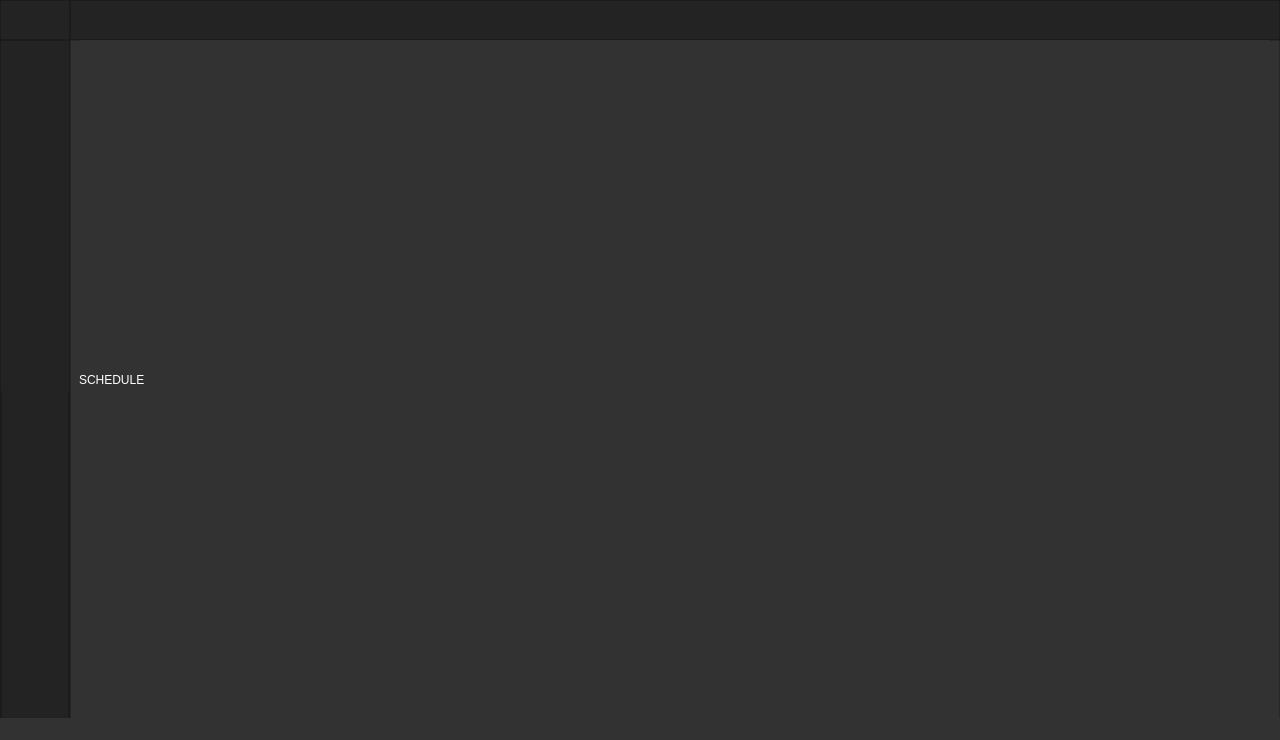
<?xml version="1.0" encoding="UTF-8"?>
<ui version="4.0">
 <class>MainWindow</class>
 <widget class="QMainWindow" name="MainWindow">
  <property name="geometry">
   <rect>
    <x>0</x>
    <y>0</y>
    <width>1280</width>
    <height>740</height>
   </rect>
  </property>
  <property name="sizePolicy">
   <sizepolicy hsizetype="Fixed" vsizetype="Fixed">
    <horstretch>0</horstretch>
    <verstretch>0</verstretch>
   </sizepolicy>
  </property>
  <property name="minimumSize">
   <size>
    <width>1280</width>
    <height>740</height>
   </size>
  </property>
  <property name="maximumSize">
   <size>
    <width>1280</width>
    <height>740</height>
   </size>
  </property>
  <property name="windowTitle">
   <string>REGUBU</string>
  </property>
  <property name="windowIcon">
   <iconset resource="imgall.qrc">
    <normaloff>:/newPrefix/icons_18x18/gif/green/normal/004_12.gif</normaloff>:/newPrefix/icons_18x18/gif/green/normal/004_12.gif</iconset>
  </property>
  <property name="styleSheet">
   <string notr="true">background-color: rgb(50, 50, 50);</string>
  </property>
  <widget class="QWidget" name="centralwidget">
   <property name="sizePolicy">
    <sizepolicy hsizetype="Fixed" vsizetype="Fixed">
     <horstretch>0</horstretch>
     <verstretch>0</verstretch>
    </sizepolicy>
   </property>
   <property name="minimumSize">
    <size>
     <width>1280</width>
     <height>720</height>
    </size>
   </property>
   <property name="maximumSize">
    <size>
     <width>1280</width>
     <height>720</height>
    </size>
   </property>
   <layout class="QVBoxLayout" name="verticalLayout">
    <property name="spacing">
     <number>0</number>
    </property>
    <property name="leftMargin">
     <number>0</number>
    </property>
    <property name="topMargin">
     <number>0</number>
    </property>
    <property name="rightMargin">
     <number>0</number>
    </property>
    <property name="bottomMargin">
     <number>0</number>
    </property>
    <item>
     <widget class="QFrame" name="Top_bar">
      <property name="maximumSize">
       <size>
        <width>16777215</width>
        <height>40</height>
       </size>
      </property>
      <property name="styleSheet">
       <string notr="true">background-color: rgb(35, 35, 35);</string>
      </property>
      <property name="frameShape">
       <enum>QFrame::NoFrame</enum>
      </property>
      <property name="frameShadow">
       <enum>QFrame::Raised</enum>
      </property>
      <layout class="QHBoxLayout" name="horizontalLayout">
       <property name="spacing">
        <number>0</number>
       </property>
       <property name="leftMargin">
        <number>0</number>
       </property>
       <property name="topMargin">
        <number>0</number>
       </property>
       <property name="rightMargin">
        <number>0</number>
       </property>
       <property name="bottomMargin">
        <number>0</number>
       </property>
       <item>
        <widget class="QFrame" name="frame_toggle">
         <property name="maximumSize">
          <size>
           <width>70</width>
           <height>40</height>
          </size>
         </property>
         <property name="styleSheet">
          <string notr="true"/>
         </property>
         <property name="frameShape">
          <enum>QFrame::StyledPanel</enum>
         </property>
         <property name="frameShadow">
          <enum>QFrame::Raised</enum>
         </property>
         <layout class="QHBoxLayout" name="horizontalLayout_3">
          <property name="spacing">
           <number>0</number>
          </property>
          <property name="leftMargin">
           <number>0</number>
          </property>
          <property name="topMargin">
           <number>0</number>
          </property>
          <property name="rightMargin">
           <number>0</number>
          </property>
          <property name="bottomMargin">
           <number>0</number>
          </property>
          <item>
           <widget class="QPushButton" name="Bnt_toggle">
            <property name="sizePolicy">
             <sizepolicy hsizetype="Expanding" vsizetype="Expanding">
              <horstretch>0</horstretch>
              <verstretch>0</verstretch>
             </sizepolicy>
            </property>
            <property name="styleSheet">
             <string notr="true">QPushButton{
	color: rgb(255, 255, 255);
	border: 0px solid;
	image: url(:/newPrefix/cropped-UBU-Logo-Square-transparent.png);
}

</string>
            </property>
            <property name="text">
             <string/>
            </property>
           </widget>
          </item>
         </layout>
        </widget>
       </item>
       <item>
        <widget class="QFrame" name="frame_top">
         <property name="frameShape">
          <enum>QFrame::StyledPanel</enum>
         </property>
         <property name="frameShadow">
          <enum>QFrame::Raised</enum>
         </property>
        </widget>
       </item>
      </layout>
     </widget>
    </item>
    <item>
     <widget class="QFrame" name="Content_bar">
      <property name="frameShape">
       <enum>QFrame::NoFrame</enum>
      </property>
      <property name="frameShadow">
       <enum>QFrame::Raised</enum>
      </property>
      <layout class="QHBoxLayout" name="horizontalLayout_2">
       <property name="spacing">
        <number>0</number>
       </property>
       <property name="leftMargin">
        <number>0</number>
       </property>
       <property name="topMargin">
        <number>0</number>
       </property>
       <property name="rightMargin">
        <number>0</number>
       </property>
       <property name="bottomMargin">
        <number>0</number>
       </property>
       <item>
        <widget class="QFrame" name="frame_left_menu">
         <property name="maximumSize">
          <size>
           <width>70</width>
           <height>16777215</height>
          </size>
         </property>
         <property name="styleSheet">
          <string notr="true">background-color: rgb(35, 35, 35);</string>
         </property>
         <property name="frameShape">
          <enum>QFrame::StyledPanel</enum>
         </property>
         <property name="frameShadow">
          <enum>QFrame::Raised</enum>
         </property>
         <layout class="QHBoxLayout" name="horizontalLayout_4">
          <property name="spacing">
           <number>0</number>
          </property>
          <property name="leftMargin">
           <number>0</number>
          </property>
          <property name="topMargin">
           <number>0</number>
          </property>
          <property name="rightMargin">
           <number>0</number>
          </property>
          <property name="bottomMargin">
           <number>0</number>
          </property>
          <item>
           <widget class="QFrame" name="frame_top_menu">
            <property name="frameShape">
             <enum>QFrame::StyledPanel</enum>
            </property>
            <property name="frameShadow">
             <enum>QFrame::Raised</enum>
            </property>
            <widget class="QPushButton" name="Bnt_menu_1">
             <property name="geometry">
              <rect>
               <x>0</x>
               <y>0</y>
               <width>70</width>
               <height>70</height>
              </rect>
             </property>
             <property name="styleSheet">
              <string notr="true">QPushButton{
	color: rgb(255, 255, 255);
	background-color: rgb(35, 35, 35);
	border: 0px solid;
	
	image: url(:/newPrefix/icons_18x18/gif/green/normal/004_08.gif);
}
QPushButton:hover{
	color: rgb(255, 255, 255);
	background-color: rgb(20, 20, 20);
}</string>
             </property>
             <property name="text">
              <string/>
             </property>
            </widget>
            <widget class="QPushButton" name="Bnt_menu_2">
             <property name="geometry">
              <rect>
               <x>0</x>
               <y>70</y>
               <width>70</width>
               <height>70</height>
              </rect>
             </property>
             <property name="styleSheet">
              <string notr="true">QPushButton{
	color: rgb(255, 255, 255);
	background-color: rgb(35, 35, 35);
	border: 0px solid;
	image: url(:/newPrefix/icons_18x18/gif/green/normal/004_18.gif);
}
QPushButton:hover{
	color: rgb(255, 255, 255);
	background-color: rgb(20, 20, 20);
}</string>
             </property>
             <property name="text">
              <string/>
             </property>
            </widget>
            <widget class="QPushButton" name="Bnt_menu_3">
             <property name="geometry">
              <rect>
               <x>0</x>
               <y>140</y>
               <width>70</width>
               <height>70</height>
              </rect>
             </property>
             <property name="styleSheet">
              <string notr="true">QPushButton{
	color: rgb(255, 255, 255);
	background-color: rgb(35, 35, 35);
	border: 0px solid;
	image: url(:/newPrefix/icons_18x18/gif/green/normal/004_47.gif);
}
QPushButton:hover{
	color: rgb(255, 255, 255);
	background-color: rgb(20, 20, 20);
}</string>
             </property>
             <property name="text">
              <string/>
             </property>
            </widget>
            <widget class="QPushButton" name="Bnt_menu_4">
             <property name="geometry">
              <rect>
               <x>0</x>
               <y>210</y>
               <width>70</width>
               <height>70</height>
              </rect>
             </property>
             <property name="styleSheet">
              <string notr="true">QPushButton{
	color: rgb(255, 255, 255);
	background-color: rgb(35, 35, 35);
	border: 0px solid;
	
	
	image: url(:/newPrefix/icons_18x18/gif/green/normal/004_13.gif);
}
QPushButton:hover{
	color: rgb(255, 255, 255);
	background-color: rgb(20, 20, 20);
}</string>
             </property>
             <property name="text">
              <string/>
             </property>
            </widget>
            <widget class="QPushButton" name="Bnt_menu_5">
             <property name="geometry">
              <rect>
               <x>0</x>
               <y>280</y>
               <width>70</width>
               <height>70</height>
              </rect>
             </property>
             <property name="styleSheet">
              <string notr="true">QPushButton{
	color: rgb(255, 255, 255);
	background-color: rgb(35, 35, 35);
	border: 0px solid;
	
	image: url(:/newPrefix/icons_18x18/gif/green/normal/004_37.gif);
}
QPushButton:hover{
	color: rgb(255, 255, 255);
	background-color: rgb(20, 20, 20);
}</string>
             </property>
             <property name="text">
              <string/>
             </property>
            </widget>
           </widget>
          </item>
         </layout>
        </widget>
       </item>
       <item>
        <widget class="QFrame" name="frame_page">
         <property name="frameShape">
          <enum>QFrame::StyledPanel</enum>
         </property>
         <property name="frameShadow">
          <enum>QFrame::Raised</enum>
         </property>
         <widget class="QStackedWidget" name="stackedWidget">
          <property name="geometry">
           <rect>
            <x>9</x>
            <y>-1</y>
            <width>1191</width>
            <height>681</height>
           </rect>
          </property>
          <property name="currentIndex">
           <number>1</number>
          </property>
          <widget class="QWidget" name="page_1">
           <widget class="QLabel" name="label_9">
            <property name="geometry">
             <rect>
              <x>0</x>
              <y>0</y>
              <width>1191</width>
              <height>682</height>
             </rect>
            </property>
            <property name="styleSheet">
             <string notr="true">color: rgb(255, 255, 255);</string>
            </property>
            <property name="text">
             <string>News webview</string>
            </property>
           </widget>
          </widget>
          <widget class="QWidget" name="page_2">
           <widget class="QLabel" name="label">
            <property name="geometry">
             <rect>
              <x>0</x>
              <y>0</y>
              <width>1191</width>
              <height>681</height>
             </rect>
            </property>
            <property name="styleSheet">
             <string notr="true">color: rgb(255, 255, 255);
</string>
            </property>
            <property name="text">
             <string>SCHEDULE</string>
            </property>
           </widget>
          </widget>
          <widget class="QWidget" name="page_3">
           <widget class="QLabel" name="label_7">
            <property name="geometry">
             <rect>
              <x>360</x>
              <y>480</y>
              <width>571</width>
              <height>41</height>
             </rect>
            </property>
            <property name="styleSheet">
             <string notr="true">color: rgb(255, 255, 255);</string>
            </property>
            <property name="text">
             <string>socia</string>
            </property>
           </widget>
           <widget class="QLabel" name="label_6">
            <property name="geometry">
             <rect>
              <x>360</x>
              <y>420</y>
              <width>571</width>
              <height>41</height>
             </rect>
            </property>
            <property name="styleSheet">
             <string notr="true">color: rgb(255, 255, 255);</string>
            </property>
            <property name="text">
             <string>com</string>
            </property>
           </widget>
           <widget class="QLabel" name="label_5">
            <property name="geometry">
             <rect>
              <x>360</x>
              <y>360</y>
              <width>571</width>
              <height>41</height>
             </rect>
            </property>
            <property name="styleSheet">
             <string notr="true">color: rgb(255, 255, 255);</string>
            </property>
            <property name="text">
             <string>math</string>
            </property>
           </widget>
           <widget class="QLabel" name="label_2">
            <property name="geometry">
             <rect>
              <x>10</x>
              <y>20</y>
              <width>321</width>
              <height>651</height>
             </rect>
            </property>
            <property name="styleSheet">
             <string notr="true">color: rgb(255, 255, 255);</string>
            </property>
            <property name="text">
             <string>--------------------------------Img profile----------------------------------</string>
            </property>
           </widget>
           <widget class="QLabel" name="label_3">
            <property name="geometry">
             <rect>
              <x>360</x>
              <y>240</y>
              <width>571</width>
              <height>41</height>
             </rect>
            </property>
            <property name="styleSheet">
             <string notr="true">color: rgb(255, 255, 255);</string>
            </property>
            <property name="text">
             <string>thai </string>
            </property>
           </widget>
           <widget class="QLabel" name="label_4">
            <property name="geometry">
             <rect>
              <x>360</x>
              <y>180</y>
              <width>571</width>
              <height>41</height>
             </rect>
            </property>
            <property name="styleSheet">
             <string notr="true">color: rgb(255, 255, 255);</string>
            </property>
            <property name="text">
             <string>Name</string>
            </property>
           </widget>
           <widget class="QLabel" name="label_8">
            <property name="geometry">
             <rect>
              <x>360</x>
              <y>300</y>
              <width>571</width>
              <height>41</height>
             </rect>
            </property>
            <property name="styleSheet">
             <string notr="true">color: rgb(255, 255, 255);</string>
            </property>
            <property name="text">
             <string>eng </string>
            </property>
           </widget>
           <widget class="QLabel" name="label_10">
            <property name="geometry">
             <rect>
              <x>360</x>
              <y>540</y>
              <width>571</width>
              <height>41</height>
             </rect>
            </property>
            <property name="styleSheet">
             <string notr="true">color: rgb(255, 255, 255);</string>
            </property>
            <property name="text">
             <string>gpax</string>
            </property>
           </widget>
           <widget class="QLabel" name="label_19">
            <property name="geometry">
             <rect>
              <x>360</x>
              <y>120</y>
              <width>571</width>
              <height>41</height>
             </rect>
            </property>
            <property name="styleSheet">
             <string notr="true">color: rgb(255, 255, 255);</string>
            </property>
            <property name="text">
             <string>id</string>
            </property>
           </widget>
          </widget>
          <widget class="QWidget" name="page_4">
           <widget class="QLabel" name="label_12">
            <property name="geometry">
             <rect>
              <x>360</x>
              <y>180</y>
              <width>571</width>
              <height>41</height>
             </rect>
            </property>
            <property name="styleSheet">
             <string notr="true">color: rgb(255, 255, 255);</string>
            </property>
            <property name="text">
             <string>id</string>
            </property>
           </widget>
           <widget class="QLabel" name="label_13">
            <property name="geometry">
             <rect>
              <x>360</x>
              <y>240</y>
              <width>571</width>
              <height>41</height>
             </rect>
            </property>
            <property name="styleSheet">
             <string notr="true">color: rgb(255, 255, 255);</string>
            </property>
            <property name="text">
             <string>name eng</string>
            </property>
           </widget>
           <widget class="QLabel" name="label_14">
            <property name="geometry">
             <rect>
              <x>360</x>
              <y>300</y>
              <width>571</width>
              <height>41</height>
             </rect>
            </property>
            <property name="styleSheet">
             <string notr="true">color: rgb(255, 255, 255);</string>
            </property>
            <property name="text">
             <string>name thai</string>
            </property>
           </widget>
           <widget class="QLabel" name="label_15">
            <property name="geometry">
             <rect>
              <x>360</x>
              <y>360</y>
              <width>571</width>
              <height>41</height>
             </rect>
            </property>
            <property name="styleSheet">
             <string notr="true">color: rgb(255, 255, 255);</string>
            </property>
            <property name="text">
             <string>faculty</string>
            </property>
           </widget>
           <widget class="QLabel" name="label_16">
            <property name="geometry">
             <rect>
              <x>360</x>
              <y>420</y>
              <width>571</width>
              <height>41</height>
             </rect>
            </property>
            <property name="styleSheet">
             <string notr="true">color: rgb(255, 255, 255);</string>
            </property>
            <property name="text">
             <string>birthday</string>
            </property>
           </widget>
           <widget class="QLabel" name="label_17">
            <property name="geometry">
             <rect>
              <x>360</x>
              <y>480</y>
              <width>571</width>
              <height>41</height>
             </rect>
            </property>
            <property name="styleSheet">
             <string notr="true">color: rgb(255, 255, 255);</string>
            </property>
            <property name="text">
             <string>age</string>
            </property>
           </widget>
           <widget class="QLabel" name="label_20">
            <property name="geometry">
             <rect>
              <x>10</x>
              <y>20</y>
              <width>321</width>
              <height>651</height>
             </rect>
            </property>
            <property name="styleSheet">
             <string notr="true">color: rgb(255, 255, 255);</string>
            </property>
            <property name="text">
             <string>--------------------------------Img profile----------------------------------</string>
            </property>
           </widget>
          </widget>
         </widget>
        </widget>
       </item>
      </layout>
     </widget>
    </item>
   </layout>
  </widget>
  <widget class="QStatusBar" name="statusbar"/>
 </widget>
 <resources>
  <include location="imgall.qrc"/>
 </resources>
 <connections/>
</ui>
